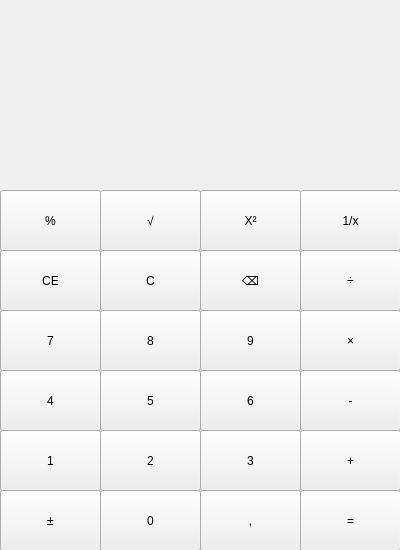
<?xml version="1.0" encoding="UTF-8"?>
<ui version="4.0">
 <class>Calc</class>
 <widget class="QMainWindow" name="Calc">
  <property name="geometry">
   <rect>
    <x>0</x>
    <y>0</y>
    <width>400</width>
    <height>550</height>
   </rect>
  </property>
  <property name="windowTitle">
   <string>Калькулятор</string>
  </property>
  <property name="toolTip">
   <string extracomment="ghhjhfh"/>
  </property>
  <property name="toolTipDuration">
   <number>-1</number>
  </property>
  <property name="statusTip">
   <string/>
  </property>
  <widget class="QWidget" name="centralwidget">
   <property name="styleSheet">
    <string notr="true">background_color = rgb(226, 226, 169)</string>
   </property>
   <widget class="QPushButton" name="pushButton">
    <property name="enabled">
     <bool>true</bool>
    </property>
    <property name="geometry">
     <rect>
      <x>0</x>
      <y>190</y>
      <width>101</width>
      <height>61</height>
     </rect>
    </property>
    <property name="cursor">
     <cursorShape>ArrowCursor</cursorShape>
    </property>
    <property name="text">
     <string>%</string>
    </property>
   </widget>
   <widget class="QPushButton" name="pushButton_2">
    <property name="geometry">
     <rect>
      <x>100</x>
      <y>190</y>
      <width>101</width>
      <height>61</height>
     </rect>
    </property>
    <property name="text">
     <string>√</string>
    </property>
   </widget>
   <widget class="QPushButton" name="pushButton_3">
    <property name="geometry">
     <rect>
      <x>0</x>
      <y>310</y>
      <width>101</width>
      <height>61</height>
     </rect>
    </property>
    <property name="text">
     <string>7</string>
    </property>
   </widget>
   <widget class="QPushButton" name="pushButton_4">
    <property name="geometry">
     <rect>
      <x>300</x>
      <y>250</y>
      <width>101</width>
      <height>61</height>
     </rect>
    </property>
    <property name="text">
     <string>÷</string>
    </property>
   </widget>
   <widget class="QPushButton" name="pushButton_5">
    <property name="geometry">
     <rect>
      <x>200</x>
      <y>250</y>
      <width>101</width>
      <height>61</height>
     </rect>
    </property>
    <property name="text">
     <string>⌫</string>
    </property>
   </widget>
   <widget class="QPushButton" name="pushButton_6">
    <property name="geometry">
     <rect>
      <x>100</x>
      <y>250</y>
      <width>101</width>
      <height>61</height>
     </rect>
    </property>
    <property name="text">
     <string>C</string>
    </property>
   </widget>
   <widget class="QPushButton" name="pushButton_7">
    <property name="geometry">
     <rect>
      <x>0</x>
      <y>250</y>
      <width>101</width>
      <height>61</height>
     </rect>
    </property>
    <property name="text">
     <string>CE</string>
    </property>
   </widget>
   <widget class="QPushButton" name="pushButton_8">
    <property name="geometry">
     <rect>
      <x>300</x>
      <y>190</y>
      <width>101</width>
      <height>61</height>
     </rect>
    </property>
    <property name="text">
     <string>1/x</string>
    </property>
   </widget>
   <widget class="QPushButton" name="pushButton_9">
    <property name="geometry">
     <rect>
      <x>200</x>
      <y>190</y>
      <width>101</width>
      <height>61</height>
     </rect>
    </property>
    <property name="text">
     <string>X²</string>
    </property>
   </widget>
   <widget class="QPushButton" name="pushButton_10">
    <property name="geometry">
     <rect>
      <x>0</x>
      <y>430</y>
      <width>101</width>
      <height>61</height>
     </rect>
    </property>
    <property name="text">
     <string>1</string>
    </property>
   </widget>
   <widget class="QPushButton" name="pushButton_11">
    <property name="geometry">
     <rect>
      <x>300</x>
      <y>370</y>
      <width>101</width>
      <height>61</height>
     </rect>
    </property>
    <property name="text">
     <string>-</string>
    </property>
   </widget>
   <widget class="QPushButton" name="pushButton_12">
    <property name="geometry">
     <rect>
      <x>100</x>
      <y>370</y>
      <width>101</width>
      <height>61</height>
     </rect>
    </property>
    <property name="text">
     <string>5</string>
    </property>
   </widget>
   <widget class="QPushButton" name="pushButton_13">
    <property name="geometry">
     <rect>
      <x>200</x>
      <y>370</y>
      <width>101</width>
      <height>61</height>
     </rect>
    </property>
    <property name="text">
     <string>6</string>
    </property>
   </widget>
   <widget class="QPushButton" name="pushButton_14">
    <property name="geometry">
     <rect>
      <x>0</x>
      <y>370</y>
      <width>101</width>
      <height>61</height>
     </rect>
    </property>
    <property name="text">
     <string>4</string>
    </property>
   </widget>
   <widget class="QPushButton" name="pushButton_15">
    <property name="geometry">
     <rect>
      <x>300</x>
      <y>310</y>
      <width>101</width>
      <height>61</height>
     </rect>
    </property>
    <property name="text">
     <string>×</string>
    </property>
   </widget>
   <widget class="QPushButton" name="pushButton_16">
    <property name="geometry">
     <rect>
      <x>200</x>
      <y>310</y>
      <width>101</width>
      <height>61</height>
     </rect>
    </property>
    <property name="text">
     <string>9</string>
    </property>
   </widget>
   <widget class="QPushButton" name="pushButton_17">
    <property name="geometry">
     <rect>
      <x>100</x>
      <y>310</y>
      <width>101</width>
      <height>61</height>
     </rect>
    </property>
    <property name="text">
     <string>8</string>
    </property>
   </widget>
   <widget class="QPushButton" name="pushButton_18">
    <property name="geometry">
     <rect>
      <x>100</x>
      <y>430</y>
      <width>101</width>
      <height>61</height>
     </rect>
    </property>
    <property name="text">
     <string>2</string>
    </property>
   </widget>
   <widget class="QPushButton" name="pushButton_19">
    <property name="geometry">
     <rect>
      <x>300</x>
      <y>430</y>
      <width>101</width>
      <height>61</height>
     </rect>
    </property>
    <property name="text">
     <string>+</string>
    </property>
   </widget>
   <widget class="QPushButton" name="pushButton_20">
    <property name="geometry">
     <rect>
      <x>200</x>
      <y>430</y>
      <width>101</width>
      <height>61</height>
     </rect>
    </property>
    <property name="text">
     <string>3</string>
    </property>
   </widget>
   <widget class="QPushButton" name="pushButton_21">
    <property name="geometry">
     <rect>
      <x>300</x>
      <y>490</y>
      <width>101</width>
      <height>61</height>
     </rect>
    </property>
    <property name="text">
     <string>=</string>
    </property>
   </widget>
   <widget class="QPushButton" name="pushButton_22">
    <property name="geometry">
     <rect>
      <x>0</x>
      <y>490</y>
      <width>101</width>
      <height>61</height>
     </rect>
    </property>
    <property name="text">
     <string>±</string>
    </property>
   </widget>
   <widget class="QPushButton" name="pushButton_23">
    <property name="geometry">
     <rect>
      <x>100</x>
      <y>490</y>
      <width>101</width>
      <height>61</height>
     </rect>
    </property>
    <property name="text">
     <string>0</string>
    </property>
   </widget>
   <widget class="QPushButton" name="pushButton_24">
    <property name="geometry">
     <rect>
      <x>200</x>
      <y>490</y>
      <width>101</width>
      <height>61</height>
     </rect>
    </property>
    <property name="text">
     <string>,</string>
    </property>
   </widget>
   <widget class="QLabel" name="label">
    <property name="geometry">
     <rect>
      <x>0</x>
      <y>30</y>
      <width>401</width>
      <height>161</height>
     </rect>
    </property>
    <property name="layoutDirection">
     <enum>Qt::RightToLeft</enum>
    </property>
    <property name="autoFillBackground">
     <bool>false</bool>
    </property>
    <property name="text">
     <string/>
    </property>
   </widget>
  </widget>
 </widget>
 <resources/>
 <connections/>
</ui>
